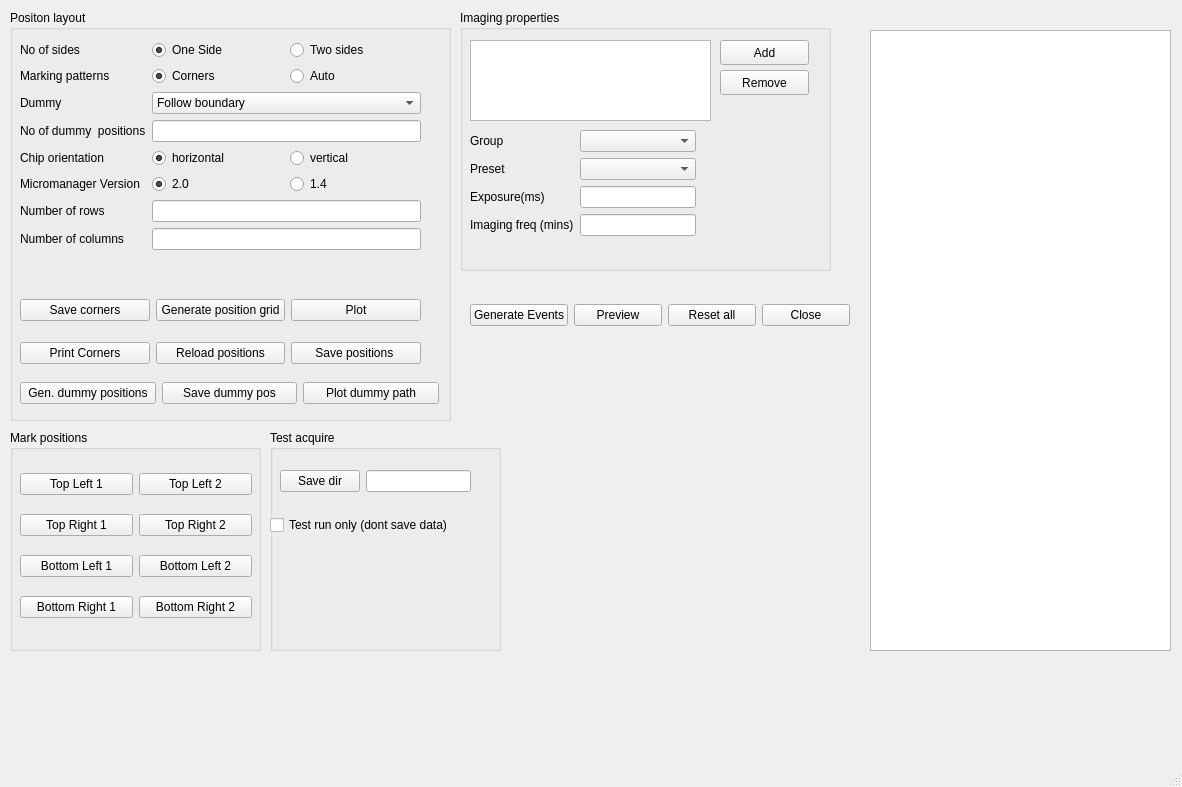
<?xml version="1.0" encoding="UTF-8"?>
<ui version="4.0">
 <class>PositionsWindow</class>
 <widget class="QMainWindow" name="PositionsWindow">
  <property name="geometry">
   <rect>
    <x>0</x>
    <y>0</y>
    <width>1182</width>
    <height>787</height>
   </rect>
  </property>
  <property name="windowTitle">
   <string>MainWindow</string>
  </property>
  <widget class="QWidget" name="centralwidget">
   <widget class="QGroupBox" name="positions_group">
    <property name="geometry">
     <rect>
      <x>10</x>
      <y>10</y>
      <width>441</width>
      <height>411</height>
     </rect>
    </property>
    <property name="title">
     <string>Positon layout</string>
    </property>
    <widget class="QWidget" name="formLayoutWidget">
     <property name="geometry">
      <rect>
       <x>10</x>
       <y>30</y>
       <width>401</width>
       <height>244</height>
      </rect>
     </property>
     <layout class="QFormLayout" name="positions_layout">
      <item row="0" column="0">
       <widget class="QLabel" name="num_sides_label">
        <property name="text">
         <string>No of sides</string>
        </property>
       </widget>
      </item>
      <item row="0" column="1">
       <layout class="QHBoxLayout" name="grid_type_layout">
        <item>
         <widget class="QRadioButton" name="one_rect_button">
          <property name="text">
           <string>One Side</string>
          </property>
          <property name="checked">
           <bool>true</bool>
          </property>
          <attribute name="buttonGroup">
           <string notr="true">sidesGroup</string>
          </attribute>
         </widget>
        </item>
        <item>
         <widget class="QRadioButton" name="two_rect_button">
          <property name="text">
           <string>Two sides</string>
          </property>
          <property name="autoExclusive">
           <bool>true</bool>
          </property>
          <attribute name="buttonGroup">
           <string notr="true">sidesGroup</string>
          </attribute>
         </widget>
        </item>
       </layout>
      </item>
      <item row="1" column="0">
       <widget class="QLabel" name="making_patterns_label">
        <property name="text">
         <string>Marking patterns</string>
        </property>
       </widget>
      </item>
      <item row="2" column="0">
       <widget class="QLabel" name="dummy_positions_label">
        <property name="text">
         <string>Dummy</string>
        </property>
       </widget>
      </item>
      <item row="2" column="1">
       <widget class="QComboBox" name="dummy_positions_combo">
        <item>
         <property name="text">
          <string>Follow boundary</string>
         </property>
        </item>
        <item>
         <property name="text">
          <string>Fastest way</string>
         </property>
        </item>
       </widget>
      </item>
      <item row="3" column="0">
       <widget class="QLabel" name="num_dummy_positions_label">
        <property name="text">
         <string>No of dummy  positions</string>
        </property>
       </widget>
      </item>
      <item row="3" column="1">
       <widget class="QLineEdit" name="num_dummy_positions"/>
      </item>
      <item row="4" column="0">
       <widget class="QLabel" name="chip_orientation_label">
        <property name="text">
         <string>Chip orientation</string>
        </property>
       </widget>
      </item>
      <item row="4" column="1">
       <layout class="QHBoxLayout" name="chip_orientation_layout">
        <item>
         <widget class="QRadioButton" name="chip_horizontal_button">
          <property name="text">
           <string>horizontal</string>
          </property>
          <property name="checked">
           <bool>true</bool>
          </property>
          <attribute name="buttonGroup">
           <string notr="true">orientationGroup</string>
          </attribute>
         </widget>
        </item>
        <item>
         <widget class="QRadioButton" name="chip_vertical_button">
          <property name="text">
           <string>vertical</string>
          </property>
          <property name="checked">
           <bool>false</bool>
          </property>
          <attribute name="buttonGroup">
           <string notr="true">orientationGroup</string>
          </attribute>
         </widget>
        </item>
       </layout>
      </item>
      <item row="5" column="0">
       <widget class="QLabel" name="mm_version_label">
        <property name="text">
         <string>Micromanager Version</string>
        </property>
       </widget>
      </item>
      <item row="5" column="1">
       <layout class="QHBoxLayout" name="mm_version_layout">
        <item>
         <widget class="QRadioButton" name="mm20_button">
          <property name="text">
           <string>2.0</string>
          </property>
          <property name="checked">
           <bool>true</bool>
          </property>
          <attribute name="buttonGroup">
           <string notr="true">versionGroup</string>
          </attribute>
         </widget>
        </item>
        <item>
         <widget class="QRadioButton" name="mm14_button">
          <property name="text">
           <string>1.4</string>
          </property>
          <attribute name="buttonGroup">
           <string notr="true">versionGroup</string>
          </attribute>
         </widget>
        </item>
       </layout>
      </item>
      <item row="6" column="0">
       <widget class="QLabel" name="num_rows_label">
        <property name="text">
         <string>Number of rows</string>
        </property>
       </widget>
      </item>
      <item row="6" column="1">
       <widget class="QLineEdit" name="num_rows_edit"/>
      </item>
      <item row="7" column="0">
       <widget class="QLabel" name="num_cols_label">
        <property name="text">
         <string>Number of columns</string>
        </property>
       </widget>
      </item>
      <item row="7" column="1">
       <widget class="QLineEdit" name="num_cols_edit"/>
      </item>
      <item row="1" column="1">
       <layout class="QHBoxLayout" name="horizontalLayout_2">
        <item>
         <widget class="QRadioButton" name="corners_marking_button">
          <property name="text">
           <string>Corners</string>
          </property>
          <property name="checked">
           <bool>true</bool>
          </property>
          <attribute name="buttonGroup">
           <string notr="true">markingGroup</string>
          </attribute>
         </widget>
        </item>
        <item>
         <widget class="QRadioButton" name="auto_marking_button">
          <property name="text">
           <string>Auto</string>
          </property>
          <attribute name="buttonGroup">
           <string notr="true">markingGroup</string>
          </attribute>
         </widget>
        </item>
       </layout>
      </item>
     </layout>
    </widget>
    <widget class="QWidget" name="horizontalLayoutWidget">
     <property name="geometry">
      <rect>
       <x>10</x>
       <y>280</y>
       <width>401</width>
       <height>41</height>
      </rect>
     </property>
     <layout class="QHBoxLayout" name="horizontalLayout_3">
      <item>
       <widget class="QPushButton" name="save_corners_button">
        <property name="text">
         <string>Save corners</string>
        </property>
       </widget>
      </item>
      <item>
       <widget class="QPushButton" name="generate_positions_button">
        <property name="text">
         <string>Generate position grid</string>
        </property>
       </widget>
      </item>
      <item>
       <widget class="QPushButton" name="plot_path_button">
        <property name="text">
         <string>Plot</string>
        </property>
       </widget>
      </item>
     </layout>
    </widget>
    <widget class="QWidget" name="horizontalLayoutWidget_4">
     <property name="geometry">
      <rect>
       <x>10</x>
       <y>330</y>
       <width>401</width>
       <height>27</height>
      </rect>
     </property>
     <layout class="QHBoxLayout" name="horizontalLayout_4">
      <item>
       <widget class="QPushButton" name="print_corners_button">
        <property name="text">
         <string>Print Corners</string>
        </property>
       </widget>
      </item>
      <item>
       <widget class="QPushButton" name="reload_positions_button">
        <property name="text">
         <string>Reload positions</string>
        </property>
       </widget>
      </item>
      <item>
       <widget class="QPushButton" name="save_positions_button">
        <property name="text">
         <string>Save positions </string>
        </property>
       </widget>
      </item>
     </layout>
    </widget>
    <widget class="QWidget" name="horizontalLayoutWidget_5">
     <property name="geometry">
      <rect>
       <x>10</x>
       <y>370</y>
       <width>419</width>
       <height>27</height>
      </rect>
     </property>
     <layout class="QHBoxLayout" name="horizontalLayout_5">
      <item>
       <widget class="QPushButton" name="generate_dummy_button">
        <property name="text">
         <string>Gen. dummy positions</string>
        </property>
       </widget>
      </item>
      <item>
       <widget class="QPushButton" name="save_dummy_button">
        <property name="text">
         <string>Save dummy pos</string>
        </property>
       </widget>
      </item>
      <item>
       <widget class="QPushButton" name="plot_dummy_button">
        <property name="text">
         <string>Plot dummy path</string>
        </property>
       </widget>
      </item>
     </layout>
    </widget>
   </widget>
   <widget class="QGroupBox" name="rules_group">
    <property name="geometry">
     <rect>
      <x>460</x>
      <y>10</y>
      <width>371</width>
      <height>261</height>
     </rect>
    </property>
    <property name="title">
     <string>Imaging properties</string>
    </property>
    <widget class="QWidget" name="formLayoutWidget_2">
     <property name="geometry">
      <rect>
       <x>10</x>
       <y>120</y>
       <width>226</width>
       <height>121</height>
      </rect>
     </property>
     <layout class="QFormLayout" name="rules_form_layout">
      <item row="0" column="0">
       <widget class="QLabel" name="mm_groups_label">
        <property name="text">
         <string>Group</string>
        </property>
       </widget>
      </item>
      <item row="1" column="0">
       <widget class="QLabel" name="mm_preset_label">
        <property name="text">
         <string>Preset</string>
        </property>
       </widget>
      </item>
      <item row="2" column="0">
       <widget class="QLabel" name="exposure_label">
        <property name="text">
         <string>Exposure(ms)</string>
        </property>
       </widget>
      </item>
      <item row="2" column="1">
       <widget class="QLineEdit" name="exposure_edit"/>
      </item>
      <item row="0" column="1">
       <widget class="QComboBox" name="mm_groups_combo"/>
      </item>
      <item row="1" column="1">
       <widget class="QComboBox" name="mm_presets_combo"/>
      </item>
      <item row="3" column="0">
       <widget class="QLabel" name="imaging_freq_label">
        <property name="text">
         <string>Imaging freq (mins)</string>
        </property>
       </widget>
      </item>
      <item row="3" column="1">
       <widget class="QLineEdit" name="imaging_freq_edit"/>
      </item>
     </layout>
    </widget>
    <widget class="QListWidget" name="show_imaging_list">
     <property name="geometry">
      <rect>
       <x>10</x>
       <y>30</y>
       <width>241</width>
       <height>81</height>
      </rect>
     </property>
    </widget>
    <widget class="QPushButton" name="add_preset_button">
     <property name="geometry">
      <rect>
       <x>260</x>
       <y>30</y>
       <width>89</width>
       <height>25</height>
      </rect>
     </property>
     <property name="text">
      <string>Add</string>
     </property>
    </widget>
    <widget class="QPushButton" name="remove_preset_button">
     <property name="geometry">
      <rect>
       <x>260</x>
       <y>60</y>
       <width>89</width>
       <height>25</height>
      </rect>
     </property>
     <property name="text">
      <string>Remove</string>
     </property>
    </widget>
   </widget>
   <widget class="QGroupBox" name="test_acquire_group">
    <property name="geometry">
     <rect>
      <x>270</x>
      <y>430</y>
      <width>231</width>
      <height>221</height>
     </rect>
    </property>
    <property name="title">
     <string>Test acquire</string>
    </property>
    <widget class="QWidget" name="formLayoutWidget_3">
     <property name="geometry">
      <rect>
       <x>10</x>
       <y>40</y>
       <width>191</width>
       <height>31</height>
      </rect>
     </property>
     <layout class="QFormLayout" name="formLayout_3">
      <item row="0" column="0">
       <widget class="QPushButton" name="save_dir_button">
        <property name="text">
         <string>Save dir</string>
        </property>
       </widget>
      </item>
      <item row="0" column="1">
       <widget class="QLineEdit" name="save_dir_path_display"/>
      </item>
     </layout>
    </widget>
    <widget class="QWidget" name="horizontalLayoutWidget_2">
     <property name="geometry">
      <rect>
       <x>0</x>
       <y>80</y>
       <width>211</width>
       <height>31</height>
      </rect>
     </property>
     <layout class="QHBoxLayout" name="horizontalLayout">
      <item>
       <widget class="QCheckBox" name="only_run_check">
        <property name="text">
         <string>Test run only (dont save data)</string>
        </property>
       </widget>
      </item>
     </layout>
    </widget>
   </widget>
   <widget class="QGroupBox" name="mark_positions_group">
    <property name="geometry">
     <rect>
      <x>10</x>
      <y>430</y>
      <width>251</width>
      <height>221</height>
     </rect>
    </property>
    <property name="title">
     <string>Mark positions</string>
    </property>
    <widget class="QWidget" name="gridLayoutWidget">
     <property name="geometry">
      <rect>
       <x>10</x>
       <y>30</y>
       <width>232</width>
       <height>171</height>
      </rect>
     </property>
     <layout class="QGridLayout" name="choose_positions_layout">
      <item row="3" column="0">
       <widget class="QPushButton" name="bl_button_1">
        <property name="text">
         <string>Bottom Left 1</string>
        </property>
       </widget>
      </item>
      <item row="1" column="0">
       <widget class="QPushButton" name="tl_button_1">
        <property name="text">
         <string>Top Left 1</string>
        </property>
       </widget>
      </item>
      <item row="2" column="0">
       <widget class="QPushButton" name="tr_button_1">
        <property name="text">
         <string>Top Right 1</string>
        </property>
       </widget>
      </item>
      <item row="4" column="0">
       <widget class="QPushButton" name="br_button_1">
        <property name="text">
         <string>Bottom Right 1</string>
        </property>
       </widget>
      </item>
      <item row="1" column="1">
       <widget class="QPushButton" name="tl_button_2">
        <property name="text">
         <string>Top Left 2</string>
        </property>
       </widget>
      </item>
      <item row="2" column="1">
       <widget class="QPushButton" name="tr_button_2">
        <property name="text">
         <string>Top Right 2</string>
        </property>
       </widget>
      </item>
      <item row="3" column="1">
       <widget class="QPushButton" name="bl_button_2">
        <property name="text">
         <string>Bottom Left 2</string>
        </property>
       </widget>
      </item>
      <item row="4" column="1">
       <widget class="QPushButton" name="br_button_2">
        <property name="text">
         <string>Bottom Right 2</string>
        </property>
       </widget>
      </item>
     </layout>
    </widget>
   </widget>
   <widget class="QWidget" name="horizontalLayoutWidget_3">
    <property name="geometry">
     <rect>
      <x>470</x>
      <y>290</y>
      <width>380</width>
      <height>51</height>
     </rect>
    </property>
    <layout class="QHBoxLayout" name="reset_close_layout">
     <item>
      <widget class="QPushButton" name="generate_events_button">
       <property name="text">
        <string>Generate Events</string>
       </property>
      </widget>
     </item>
     <item>
      <widget class="QPushButton" name="preview_events_button">
       <property name="text">
        <string>Preview</string>
       </property>
      </widget>
     </item>
     <item>
      <widget class="QPushButton" name="reset_button">
       <property name="text">
        <string>Reset all</string>
       </property>
      </widget>
     </item>
     <item>
      <widget class="QPushButton" name="close_button">
       <property name="text">
        <string>Close</string>
       </property>
      </widget>
     </item>
    </layout>
   </widget>
   <widget class="QWidget" name="verticalLayoutWidget">
    <property name="geometry">
     <rect>
      <x>510</x>
      <y>380</y>
      <width>351</width>
      <height>271</height>
     </rect>
    </property>
    <layout class="QVBoxLayout" name="matplotlib_layout"/>
   </widget>
   <widget class="QListWidget" name="preview_list">
    <property name="geometry">
     <rect>
      <x>870</x>
      <y>30</y>
      <width>301</width>
      <height>621</height>
     </rect>
    </property>
   </widget>
  </widget>
  <widget class="QMenuBar" name="menubar">
   <property name="geometry">
    <rect>
     <x>0</x>
     <y>0</y>
     <width>1182</width>
     <height>22</height>
    </rect>
   </property>
  </widget>
  <widget class="QStatusBar" name="statusbar"/>
 </widget>
 <resources/>
 <connections/>
 <buttongroups>
  <buttongroup name="versionGroup"/>
  <buttongroup name="sidesGroup"/>
  <buttongroup name="orientationGroup"/>
  <buttongroup name="markingGroup"/>
 </buttongroups>
</ui>
